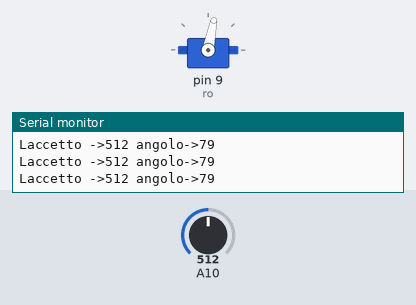
Recording of a sketch running on a simulated Arduino Mega 2560, built with avr-gcc and run on an emulated ATmega2560. Parts: servo, the last lines printed to the serial monitor. The inputs (shaded band) are chosen by the test bench; at power-on: A10 = 512.

Above: at 1.2 s.
1.3 s: A10 set to 716
At 2.5 s:
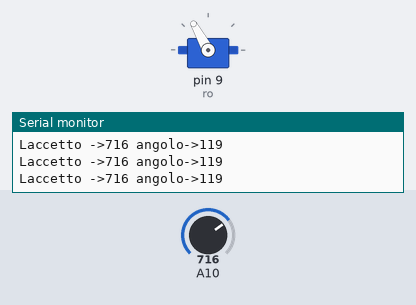
2.8 s: A10 set to 900
At 4.0 s:
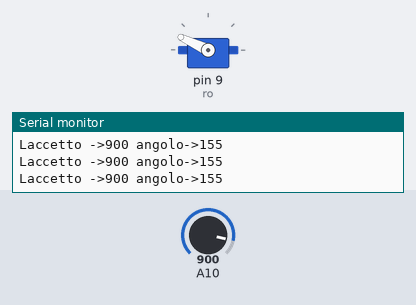
4.3 s: A10 set to 1023
At 5.5 s:
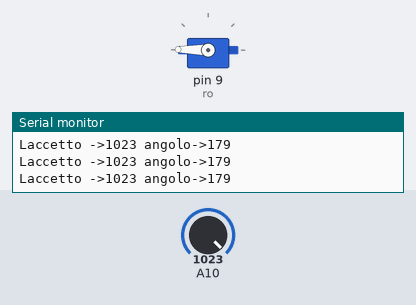
5.8 s: A10 set to 306
At 7.0 s:
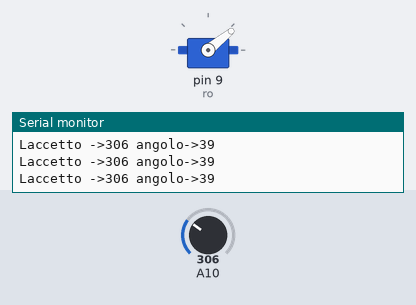
7.3 s: A10 set to 122
At 8.8 s:
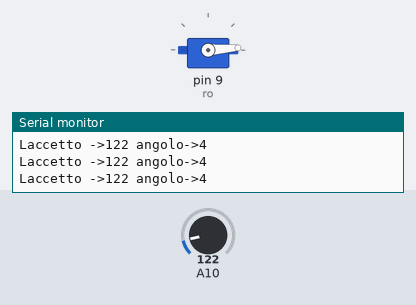
Timing chart, 0 to 9.8 s (numbered marks = the images above; inputs shaded):
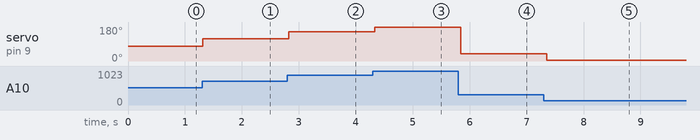

Measured:
- after the input at 1.3 s, servo on pin 9 (ro): 79° → 119° at once
- after the input at 2.8 s, servo on pin 9 (ro): 119° → 155° at once
- after the input at 4.3 s, servo on pin 9 (ro): 155° → 179° at once
- after the input at 5.8 s, servo on pin 9 (ro): 179° → 39° at once
- after the input at 7.3 s, servo on pin 9 (ro): 39° → 4° after 0.05 s

The sketch:

flora_con_motore_e_laccetto.ino
```cpp
#include <Servo.h>
Servo ro;
int laccetto;
int angolo;


void setup() {

  ro.attach(9);
  Serial.begin(9600);

}

void loop() {
  laccetto = analogRead(A10);
  Serial.print("Laccetto ->");
  Serial.print(laccetto);
  angolo = map(laccetto,100,1023,0,179);
  Serial.print(" angolo->");
  Serial.println (angolo);
  ro.write(angolo);
  delay(100);

}
```
